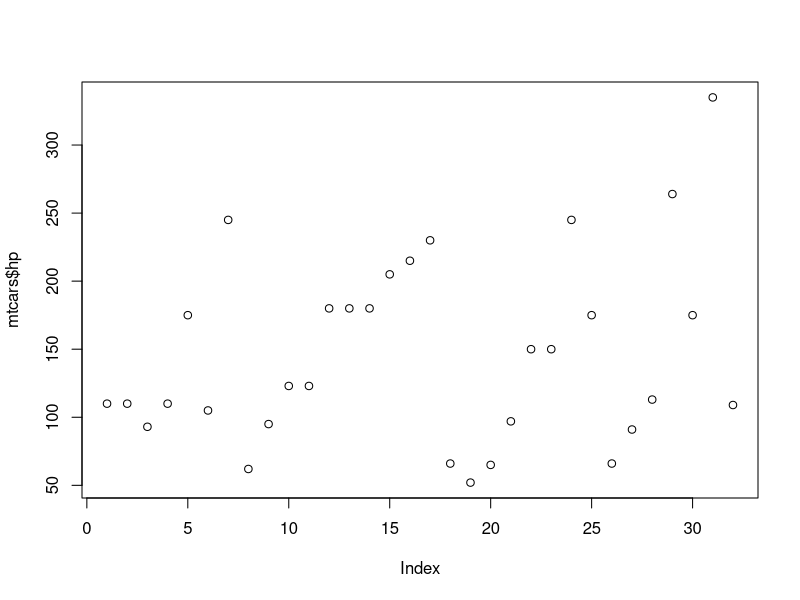

Recreate this plot in R.
## ------------------------------------------------------------------------
x <- c(1,2,3)
mean(x)

## ----xtable-example, eval = FALSE----------------------------------------
#  data(mtcars)
#  
#  library(xtable)
#  print.xtable(
#    xtable(head(daten), label="tab:daten", caption="Datenstruktur für eine within-Analyse"),
#    comment=FALSE)

## ----fig1, echo = TRUE, fig.cap = "Example of a figure", out.width = "50%"----
#knitr::include_graphics("../docs/picture2.png")
plot(mtcars$hp)

